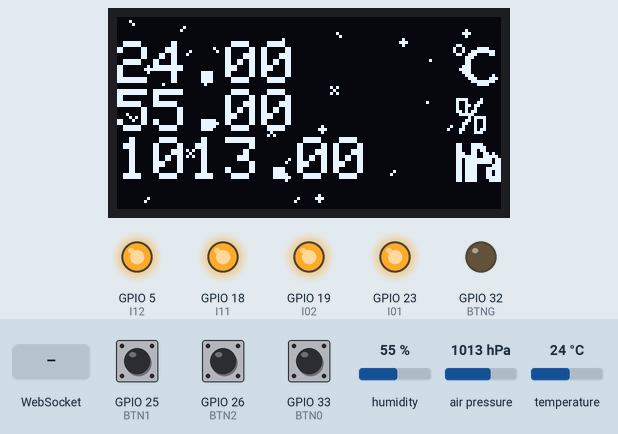
Bench run of a sketch on a simulated ESP32. Shown: 128×64 one-colour display, output pins drawn as LEDs (lit = HIGH). The inputs (shaded band) are chosen by the test bench; at power-on: GPIO 25 (BTN1) HIGH, GPIO 26 (BTN2) HIGH, GPIO 33 (BTN0) HIGH, humidity 55 %, air pressure 1013 hPa, temperature 24 °C. Random numbers use the default seed unless the sketch sets one; what the sketch prints to the serial monitor is not drawn.

Above: at 5.09 s.
5.4 s: GPIO 25 (BTN1) pulled LOW for 0.15 s
At 5.71 s:
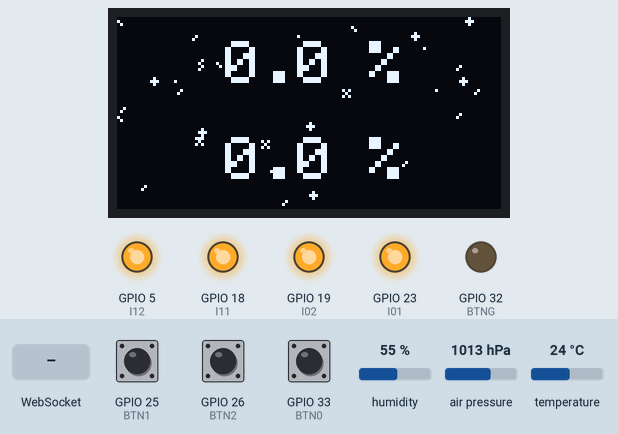
6.1 s: GPIO 26 (BTN2) pulled LOW for 0.15 s
At 6.34 s:
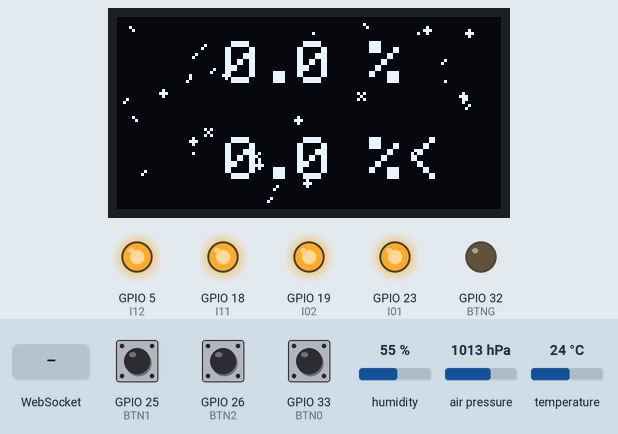
6.8 s: WebSocket text "PWM" received
At 7.27 s:
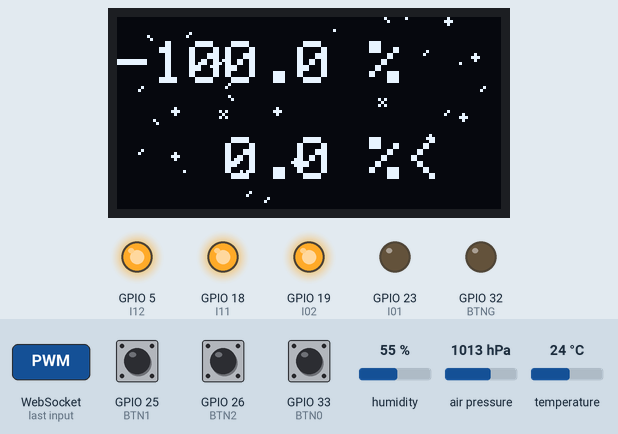
9.5 s: WebSocket text "DISP" received
At 9.77 s:
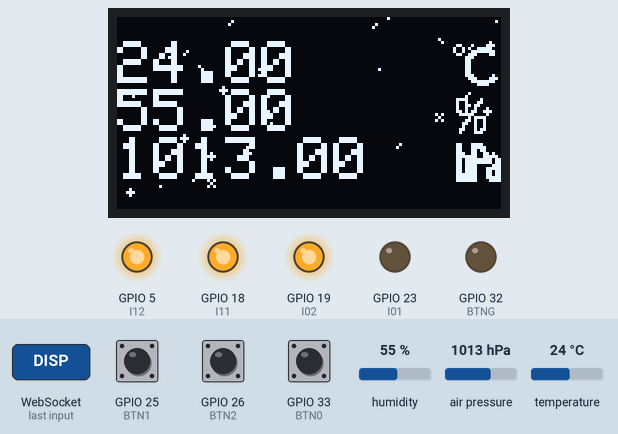
12.0 s: GPIO 25 (BTN1) pulled LOW for 1 s
At 12.26 s:
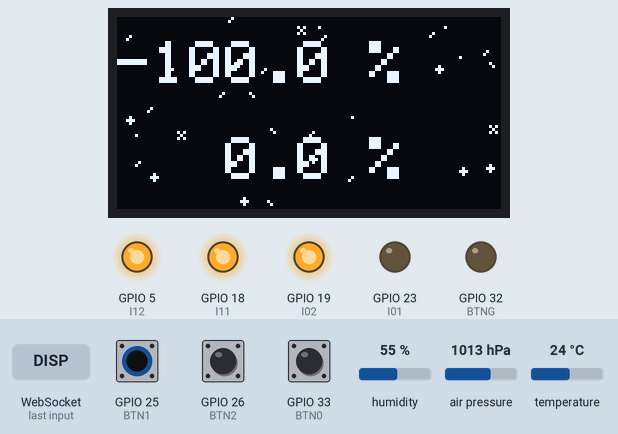
13.6 s: GPIO 33 (BTN0) pulled LOW for 0.15 s
At 14.14 s:
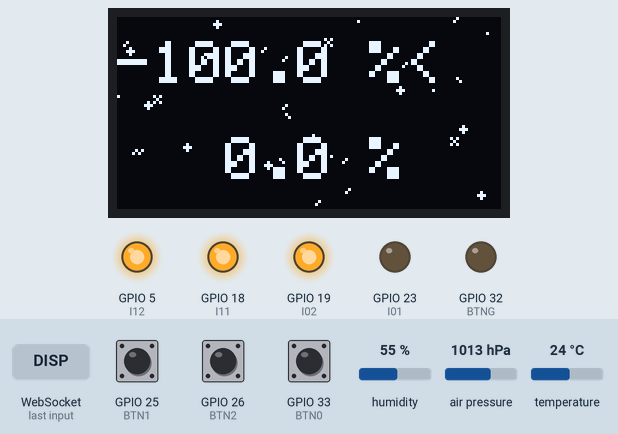
Timing chart, 0 to 15.3 s (numbered marks = the images above; inputs shaded):
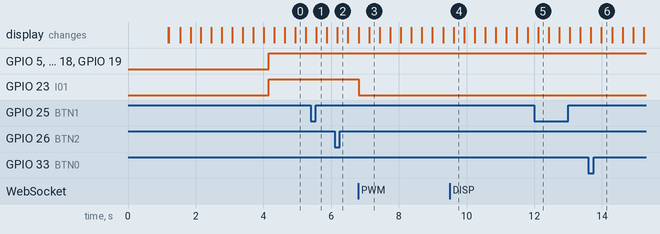

Measured:
- after the input at 6.8 s, GPIO 23 (I01): HIGH → LOW at once

The sketch:

esp_pow.ino
```cpp
#include <Arduino.h>
#include <Ticker.h>
#include <Wire.h>
#include <Adafruit_GFX.h>
#include <Adafruit_SSD1306.h>
#include <WiFi.h>
#include <ArduinoOTA.h>
#include <AsyncTCP.h>
#include <ESPAsyncWebServer.h>
#include "SparkFunBME280.h"
#include "util.h"

Ticker tickerbme;
Adafruit_SSD1306 display(SCREEN_WIDTH, SCREEN_HEIGHT, &Wire, -1);
BME280 sensor;
const IPAddress ip(192,168,1,1);
const IPAddress subnet(255,255,255,0);
AsyncWebServer server(80);
AsyncWebSocket ws("/ws");
const int PWM_MAX=pow(2,PWM_BIT),
	ZPAD=1+(int)log10(PWM_MAX),
	ZPAD2=1+(int)log10(PWM_MAX*2);
float bme[3],flake[FLAKE_NUM][5];
int disp=0,btn[3]={0,0,0},pwm[2]={0,0},crs=0;
unsigned long flag;

void onEvent(AsyncWebSocket *server, AsyncWebSocketClient *client, AwsEventType type, void *arg, uint8_t *data, size_t len){
	switch(type){
		case WS_EVT_CONNECT:
			Serial.printf("ws[%u] connect: %s\n", client->id(), client->remoteIP().toString().c_str());
			client->printf(
				"{\"purpose\":\"init\",\"cid\":%u,\"cip\":\"%s\",\"max\":%u,\"zpad\":%u,\"zpad2\":%u,\"disp\":%u,\"pwm0\":%d,\"pwm1\":%d,\"pwm2\":%d}",
				client->id(), client->remoteIP().toString().c_str(), PWM_MAX, ZPAD, ZPAD2, disp, pwm[0], pwm[1]
			);
			//client->ping();
			break;
		case WS_EVT_DISCONNECT:Serial.printf("ws[%u] disconnect\n", client->id());break;
		case WS_EVT_ERROR:Serial.printf("ws[%u] error(%u): %s\n", client->id(), *((uint16_t*)arg), (char*)data);break;
		case WS_EVT_PONG:Serial.printf("ws[%u] pong\n", client->id());break;
		case WS_EVT_DATA:
			{
				AwsFrameInfo *info=(AwsFrameInfo*)arg;
				if(info->final && info->index==0 && info->len==len && info->opcode==WS_TEXT){
					data[len]=0;
					String str=(char*)data;
					Serial.printf("ws[%u] text-msg[%llu]: %s\n", client->id(), info->len, str.c_str());
					ws.printfAll("{\"purpose\":\"pong\",\"pong\":\"%s\"}",str.c_str());
					if(str.startsWith("DISP")){
						disp=str.substring(4,5).toInt();
						Serial.printf("disp: %u\n",disp);
						ws.printfAll("{\"purpose\":\"check\",\"disp\":%u}",disp);
					}
					else if(str.startsWith("PWM")){
						int tmp=str.substring(3,4).toInt();
						pwm[tmp]=str.substring(4,4+ZPAD2).toInt()-PWM_MAX;
						Serial.printf("pwm%d: %d\n",tmp,pwm[tmp]);
						ws.printfAll("{\"purpose\":\"check\",\"pwm%d\":%d}", tmp, pwm[tmp]);
					}
				}
			}
			break;
	}
}
void flag1(){flag=1;}
float ipp(int a){return (float)(a*100)/PWM_MAX;}

void drawFlakes(){
	for(int i=0;i<FLAKE_NUM;i++){
		int j=flake[i][4];
		display.drawBitmap(flake[i][0], flake[i][1], flake_bmp[j], flake_s[j], flake_s[j], SSD1306_WHITE);
		flake[i][0]+=flake[i][2]*.2;if(flake[i][0]<=0.){flake[i][0]=-flake[i][0];flake[i][2]=-flake[i][2];}else if(flake[i][0]>=SCREEN_WIDTH-flake_s[j]){flake[i][0]=(SCREEN_WIDTH-flake_s[j])*2-flake[i][0];flake[i][2]=-flake[i][2];}
		flake[i][1]+=flake[i][3]*.2;if(flake[i][1]<=0.){flake[i][1]=-flake[i][1];flake[i][3]=-flake[i][3];}else if(flake[i][1]>=SCREEN_HEIGHT-flake_s[j]){flake[i][1]=(SCREEN_HEIGHT-flake_s[j])*2-flake[i][1];flake[i][3]=-flake[i][3];}
	}
}
void setup(){
	Serial.begin(115200);
	Wire.begin();
  sensor.setI2CAddress(0x76);
	sensor.beginI2C();
	display.begin(SSD1306_SWITCHCAPVCC, OLED_ADDRESS);
	display.clearDisplay();
	display.setTextSize(2);
	display.setTextColor(SSD1306_WHITE);
	display.drawBitmap(0, 16, esp_logo, 128, 32, SSD1306_WHITE);
	display.display();
	ledcSetup(I01PWM,PWM_FREQ,PWM_BIT);ledcAttachPin(I01,I01PWM);
	ledcSetup(I02PWM,PWM_FREQ,PWM_BIT);ledcAttachPin(I02,I02PWM);
	ledcSetup(I11PWM,PWM_FREQ,PWM_BIT);ledcAttachPin(I11,I11PWM);
	ledcSetup(I12PWM,PWM_FREQ,PWM_BIT);ledcAttachPin(I12,I12PWM);
	pinMode(BTNG, OUTPUT);digitalWrite(BTNG,LOW);
	pinMode(BTN0, INPUT_PULLUP);
	pinMode(BTN1, INPUT_PULLUP);
	pinMode(BTN2, INPUT_PULLUP);
	for(int i=0;i<FLAKE_NUM;i++){
		flake[i][0]=random(SCREEN_WIDTH);//posX
		flake[i][1]=random(SCREEN_HEIGHT);//posY
		flake[i][3]=random(628)/100.;//theta
		flake[i][2]=cos(flake[i][3]);//velX
		flake[i][3]=sin(flake[i][3]);//velY
		flake[i][4]=floor(random(FLAKE_MAP));//map
	}
	delay(1000);

	WiFi.mode(WIFI_AP_STA);
	WiFi.softAP(ssid,pass);
	delay(100);
	WiFi.softAPConfig(ip,ip,subnet);
	Serial.printf("SSID: %s\nPASS: %s\nAPIP: %s\n",ssid,pass,WiFi.softAPIP().toString().c_str());

	ws.onEvent(onEvent);
	server.addHandler(&ws);
	server.on("/",HTTP_GET,[](AsyncWebServerRequest *request){
		request->send_P(200,"text/html",html);
	});
	server.begin();
	Serial.println("server started");

	ArduinoOTA
		.setPassword("mcbeeringi")
		.onStart([](){Serial.printf("Start updating %s\n",ArduinoOTA.getCommand()==U_FLASH?"sketch":"filesystem");})
		.onEnd([](){Serial.println("\nEnd");})
		.onProgress([](unsigned int progress, unsigned int total){Serial.printf("Progress: %u%%\r",(progress/(total/100)));})
		.onError([](ota_error_t error){Serial.printf("Error[%u]", error);})
		.begin();

	flag=millis();
	while(millis()-flag<3000){
		display.clearDisplay();
    display.drawBitmap(0, 0, logo_bmp, 64, 64, SSD1306_WHITE);
    display.drawBitmap(64, 0, logo_txt, 64, 64, SSD1306_WHITE);
		drawFlakes();
		display.display();
	}
	tickerbme.attach_ms(500,flag1);
}

void loop(){
	if(flag>0){
		bme[0]=sensor.readTempC();
		bme[1]=sensor.readFloatHumidity();
		bme[2]=sensor.readFloatPressure()/100.;
    Serial.printf("°C:%f,hum%%:%f,atm%%:%f,pwm0%%:%f,pwm1%%:%f\n",bme[0],bme[1],bme[2]/10.1325,ipp(pwm[0]),ipp(pwm[1]));
		ws.printfAll("{\"purpose\":\"info\",\"bme\":[%.2f,%.2f,%.2f]}",bme[0],bme[1],bme[2]);
		flag=0;
	}
	ArduinoOTA.handle();
	ws.cleanupClients();
	ledcWrite(I01PWM,min(PWM_MAX+pwm[0],PWM_MAX));ledcWrite(I02PWM,min(PWM_MAX-pwm[0],PWM_MAX));
	ledcWrite(I11PWM,min(PWM_MAX+pwm[1],PWM_MAX));ledcWrite(I12PWM,min(PWM_MAX-pwm[1],PWM_MAX));// short
	//ledcWrite(I11PWM,max(pwm[1],0));ledcWrite(I12PWM,max(-pwm[1],0));// HI-Z
	if(digitalRead(BTN0)==LOW)btn[0]++;else btn[0]=0;
	if(digitalRead(BTN1)==LOW)btn[1]++;else btn[1]=0;
	if(digitalRead(BTN2)==LOW)btn[2]++;else btn[2]=0;

	display.clearDisplay();
	switch(disp){
		case 0:
			display.setCursor(0,8);
			display.printf("%.2f\n%.2f\n%.2f",bme[0],bme[1],bme[2]);
      display.drawBitmap(112, 8, cphpa, 16, 48, SSD1306_WHITE);
			if(btn[1]==2)disp=1;
			crs=0;
			break;
		case 1:
			display.setCursor(0,8);
			display.printf("%6.1f %%%s\n\n%6.1f %%%s",ipp(pwm[0]),crs==1?"<":"",ipp(pwm[1]),crs==2?"<":"");
			if(btn[1]<2){
				if(btn[0]==2)crs=(crs+1)%3;
				if(btn[2]==2)crs=(crs+2)%3;
			}else if(btn[1]==2){
				if(crs==0)disp=0;
			}else{
				if(btn[0]>=2&&btn[2]>=2)pwm[crs-1]=0;
				else{
					bool tmp=pwm[crs-1]==0;
					if((btn[0]>=2&&!tmp)||(btn[0]==2&&tmp))pwm[crs-1]=min(max(pwm[crs-1]-1,-PWM_MAX),PWM_MAX);
					if((btn[2]>=2&&!tmp)||(btn[2]==2&&tmp))pwm[crs-1]=min(max(pwm[crs-1]+1,-PWM_MAX),PWM_MAX);
				}
			}

			break;
	}
	drawFlakes();
	display.display();
	//display.dim(true);
}
```

Source omitted: util.h (data table, 14139 bytes)
